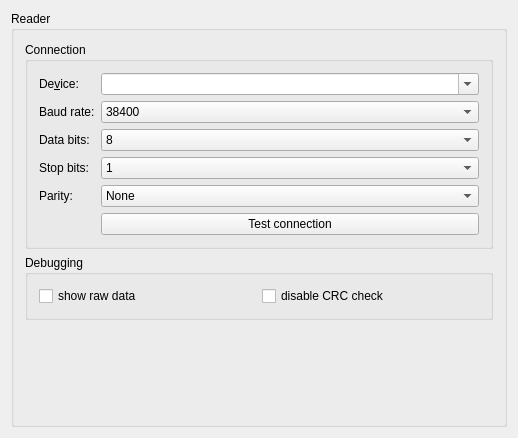
<?xml version="1.0" encoding="UTF-8"?>
<ui version="4.0">
 <class>CardReader::CardReaderSettingsPage</class>
 <widget class="QWidget" name="CardReader::CardReaderSettingsPage">
  <property name="geometry">
   <rect>
    <x>0</x>
    <y>0</y>
    <width>518</width>
    <height>438</height>
   </rect>
  </property>
  <property name="windowTitle">
   <string>CuteCom</string>
  </property>
  <layout class="QVBoxLayout">
   <item>
    <widget class="QGroupBox" name="groupBox1">
     <property name="title">
      <string>Reader</string>
     </property>
     <layout class="QVBoxLayout" name="verticalLayout">
      <item>
       <widget class="QGroupBox" name="groupBox2">
        <property name="title">
         <string>Connection</string>
        </property>
        <layout class="QFormLayout" name="formLayout">
         <item row="0" column="0">
          <widget class="QLabel" name="textLabel1">
           <property name="text">
            <string>De&amp;vice:</string>
           </property>
           <property name="wordWrap">
            <bool>false</bool>
           </property>
           <property name="buddy">
            <cstring>lstDevice</cstring>
           </property>
          </widget>
         </item>
         <item row="1" column="0">
          <widget class="QLabel" name="textLabel2">
           <property name="text">
            <string>Baud rate:</string>
           </property>
           <property name="wordWrap">
            <bool>false</bool>
           </property>
          </widget>
         </item>
         <item row="1" column="1">
          <widget class="QComboBox" name="lstBaudRate">
           <property name="currentIndex">
            <number>0</number>
           </property>
           <item>
            <property name="text">
             <string>38400</string>
            </property>
           </item>
           <item>
            <property name="text">
             <string>4800</string>
            </property>
           </item>
          </widget>
         </item>
         <item row="2" column="0">
          <widget class="QLabel" name="textLabel3">
           <property name="text">
            <string>Data bits:</string>
           </property>
           <property name="wordWrap">
            <bool>false</bool>
           </property>
          </widget>
         </item>
         <item row="2" column="1">
          <widget class="QComboBox" name="lstDataBits">
           <property name="currentIndex">
            <number>0</number>
           </property>
           <item>
            <property name="text">
             <string>8</string>
            </property>
           </item>
           <item>
            <property name="text">
             <string>7</string>
            </property>
           </item>
           <item>
            <property name="text">
             <string>6</string>
            </property>
           </item>
           <item>
            <property name="text">
             <string>5</string>
            </property>
           </item>
          </widget>
         </item>
         <item row="3" column="0">
          <widget class="QLabel" name="textLabel5">
           <property name="text">
            <string>Stop bits:</string>
           </property>
           <property name="wordWrap">
            <bool>false</bool>
           </property>
          </widget>
         </item>
         <item row="3" column="1">
          <widget class="QComboBox" name="lstStopBits">
           <item>
            <property name="text">
             <string>1</string>
            </property>
           </item>
           <item>
            <property name="text">
             <string>2</string>
            </property>
           </item>
          </widget>
         </item>
         <item row="4" column="0">
          <widget class="QLabel" name="textLabel4">
           <property name="text">
            <string>Parity:</string>
           </property>
           <property name="wordWrap">
            <bool>false</bool>
           </property>
          </widget>
         </item>
         <item row="4" column="1">
          <widget class="QComboBox" name="lstParity">
           <item>
            <property name="text">
             <string>None</string>
            </property>
           </item>
           <item>
            <property name="text">
             <string>Odd</string>
            </property>
           </item>
           <item>
            <property name="text">
             <string>Even</string>
            </property>
           </item>
           <item>
            <property name="text">
             <string>Mark</string>
            </property>
           </item>
           <item>
            <property name="text">
             <string>Space</string>
            </property>
           </item>
          </widget>
         </item>
         <item row="0" column="1">
          <widget class="QComboBox" name="lstDevice">
           <property name="sizePolicy">
            <sizepolicy hsizetype="Expanding" vsizetype="Fixed">
             <horstretch>0</horstretch>
             <verstretch>0</verstretch>
            </sizepolicy>
           </property>
           <property name="editable">
            <bool>true</bool>
           </property>
          </widget>
         </item>
         <item row="5" column="1">
          <widget class="QPushButton" name="btTestConnection">
           <property name="text">
            <string>Test connection</string>
           </property>
          </widget>
         </item>
        </layout>
       </widget>
      </item>
      <item>
       <widget class="QGroupBox" name="groupBox3">
        <property name="title">
         <string>Debugging</string>
        </property>
        <layout class="QGridLayout" name="gridLayout">
         <item row="0" column="0">
          <widget class="QCheckBox" name="chkShowRawComData">
           <property name="text">
            <string>show raw data</string>
           </property>
          </widget>
         </item>
         <item row="0" column="1">
          <widget class="QCheckBox" name="chkDisableCRCCheck">
           <property name="text">
            <string>disable CRC check</string>
           </property>
          </widget>
         </item>
        </layout>
       </widget>
      </item>
      <item>
       <spacer name="verticalSpacer">
        <property name="orientation">
         <enum>Qt::Vertical</enum>
        </property>
        <property name="sizeHint" stdset="0">
         <size>
          <width>20</width>
          <height>40</height>
         </size>
        </property>
       </spacer>
      </item>
     </layout>
    </widget>
   </item>
  </layout>
 </widget>
 <layoutdefault spacing="6" margin="11"/>
 <tabstops>
  <tabstop>lstDevice</tabstop>
  <tabstop>lstBaudRate</tabstop>
  <tabstop>lstDataBits</tabstop>
  <tabstop>lstStopBits</tabstop>
 </tabstops>
 <resources/>
 <connections/>
</ui>
